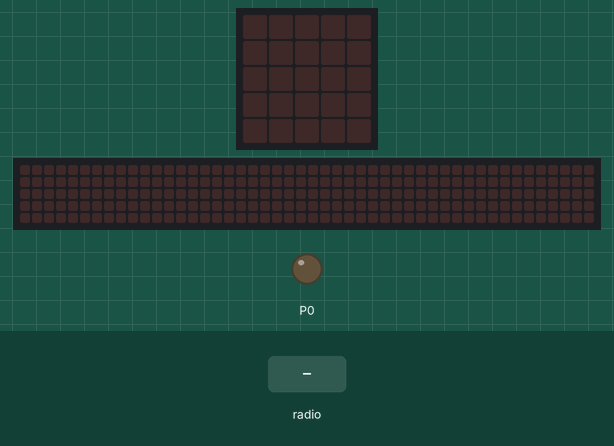
Simulated run of this program. Board: BBC micro:bit running MicroPython. Parts: the board's 5×5 LED display, a strip that is not on the board, showing the scrolling text unrolled, output pins drawn as LEDs (lit = HIGH). The inputs (shaded band) are chosen by the test bench. The 48×5 strip is a reading aid, not a part: it shows the text the display is scrolling, unrolled, one strip-width of it at a time.

Above: at 1.2 s.
1.3 s: radio message "high" arrives
At 2.35 s:
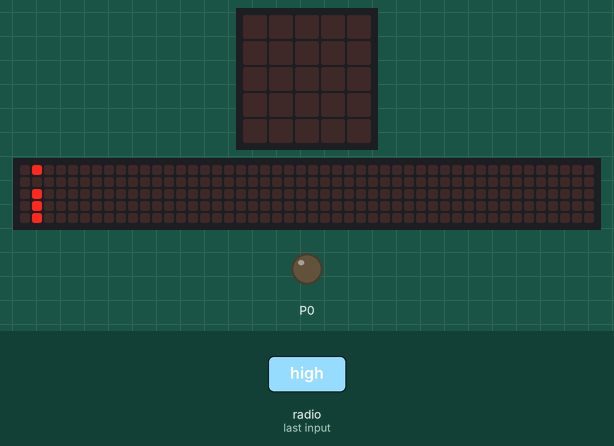
4.3 s: radio message "low" arrives
At 5.1 s:
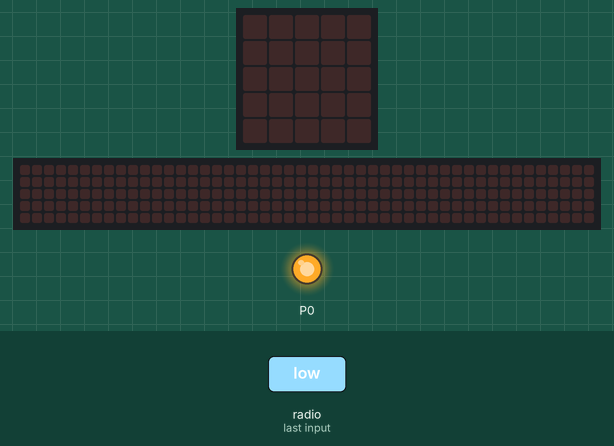
Timing chart, 0 to 7.3 s (numbered marks = the images above; inputs shaded):
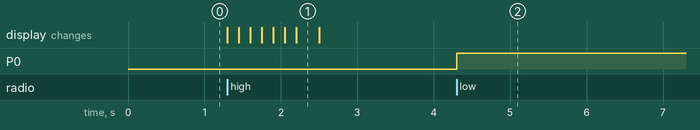

The program:

microbit_program__2_.py
```python
# Add your Python code here. E.g.
from microbit import *
import radio
radio.config(group=7)
radio.on()
while True:
   temp =  radio.receive()
   if temp == "high":
        pin0.write_digital(0)
        display.scroll("i")
   elif temp == "low":
        pin0.write_digital(1)
```

Measured:
- after the input at 1.3 s, the display: changes at once (image 1)
- after the input at 4.3 s, P0: LOW → HIGH at once
